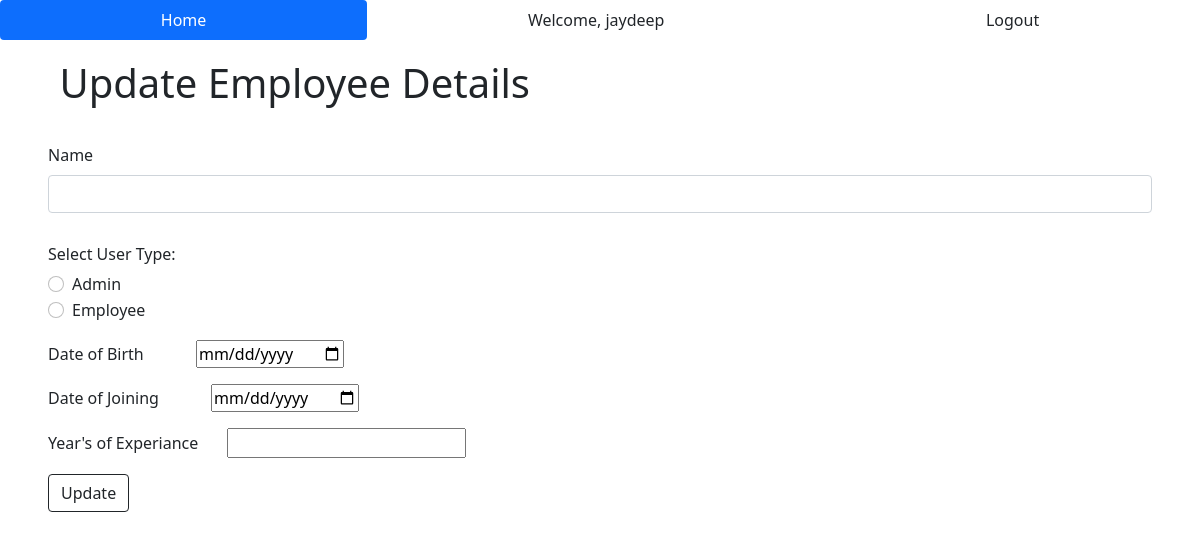
Page /update/101 (signed in) on the earlier database version.
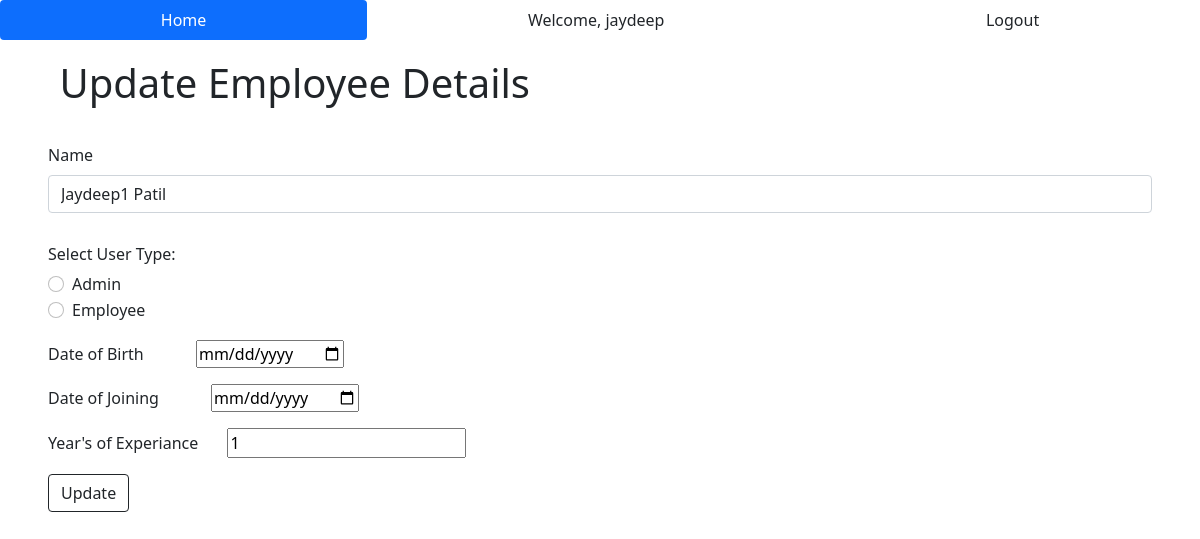
Same page on the later database version.
### EDMA/models.py (models this page shows, shortened)
class Employee(db.Model):
    emp_id = db.Column(db.Integer, primary_key=True)
    name = db.Column(db.String(25), nullable=False)
    user_type = db.Column(db.String(15), nullable=False, default='Employee')
    dob = db.Column(db.DateTime, nullable=False)
    doj = db.Column(db.DateTime, nullable=False)
    years = db.Column(db.Integer, nullable=False)
    user = db.relationship("User", backref='details', lazy='select', uselist=False)
    team = db.relationship("Team", backref='team')

### EDMA/routes.py (the view)
@app.route('/update/<int:id>', methods=['GET', 'POST'])
@login_required
def update_emp_usr(id):
    emp = Employee.query.get(id)
    if request.method == 'POST':                           #and current_user.details.user_type == "Employee"
        emp.name = request.form['emp_name']
        emp.user_type = request.form['user_type']
        emp.dob = datetime.strptime(request.form['dob'], '%Y-%m-%d')
        emp.doj = datetime.strptime(request.form['doj'], '%Y-%m-%d')
        emp.years = request.form['years']
        emp.skill_set = request.form['skill_set']
        emp.projects = request.form['projects']
        db.session.commit()
        flash(f'Employee details updated successfully!', category='success')
        return redirect(url_for('index'))
    else:
        return render_template('update.html', emp=emp)

### EDMA/models.py (called while the page is built)
@login_manager.user_loader
def load_user(user_id):
    return User.query.get(int(user_id))

### EDMA/templates/update.html (shortened to what this page needs)
{% extends 'base.html' %}
{% block body %}
<div class="container-fluid ps-5 pb-3 pt-2">
    <h1>Update Employee Details</h1>
</div>
  <div class="container-fluid px-5">
    <form action = "/update/{{emp.emp_id}}" method = "post">
      <div class="mb-3">
        <label for="emp_name" class="form-label">Name</label>
        <input type="text" class="form-control" id="emp_name" name="emp_name" value="{{emp.name}}">
      </div>
      <div class="usr_type_radio py-3">
        <h6>Select User Type:</h6>
        <div class="form-check">
          <input class="form-check-input" type="radio" name="user_type" id="option1" value="Admin">
          <label class="form-check-label" for="option1">
            Admin
          </label>
        </div>
        <div class="form-check">
          <input class="form-check-input" type="radio" name="user_type" id="option2" value="Employee">
          <label class="form-check-label" for="option2">
            Employee
          </label>
        </div>
      </div>
      <div class="dob_pick pb-3">
        <label class="pe-5" for="dob">Date of Birth</label>
        <input type="date" id="dob" name="dob" value="{{emp.dob}}">
      </div>
      <div class="doj_pick pb-3">
        <label class="pe-5" for="doj">Date of Joining</label>
        <input type="date" id="doj" name="doj" value="{{emp.doj}}">
      </div>
      <div class="exp_num pb-3">
        <label class="pe-4" for="years">Year's of Experiance</label>
        <input type="number" id="years" name="years" min="0" value="{{emp.years}}">
      </div>
      <button type="submit" class="btn btn-outline-dark">Update</button>
    </form>
  </div>
{% endblock %}

Differences in the rows shown:
added Employee: emp_name "Jaydeep1 Patil", years "1"
